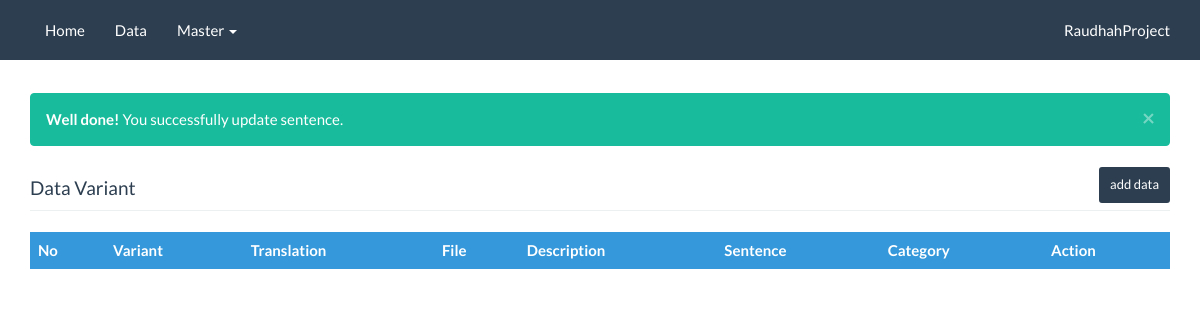
Page /variant.php?message=1 on the earlier database version.
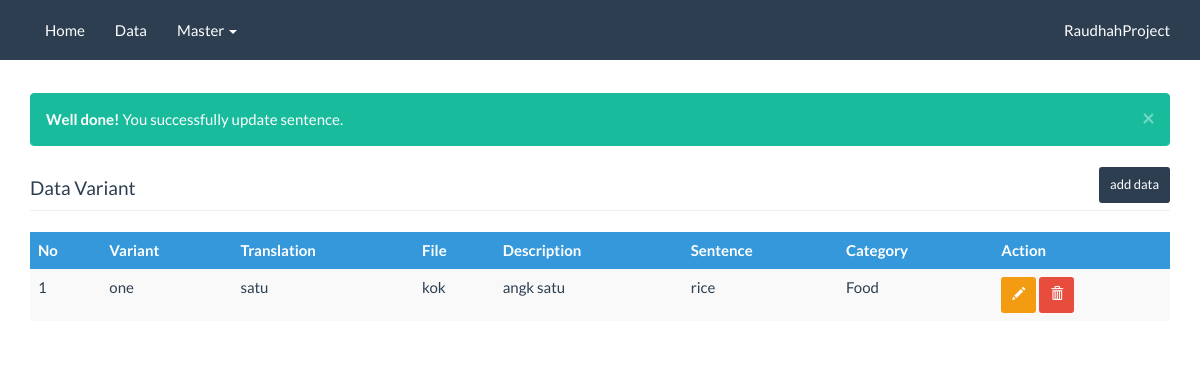
Same page on the later database version.
### tables this page shows
CREATE TABLE `variant` (
  `id` int(11) NOT NULL,
  `sentence` int(11) NOT NULL,
  `variant` varchar(255) NOT NULL,
  `translation` varchar(255) NOT NULL,
  `file` varchar(255) NOT NULL,
  `description` tinytext NOT NULL
);

CREATE TABLE `sentence` (
  `id` int(11) NOT NULL,
  `category` int(11) NOT NULL,
  `sentence` varchar(225) NOT NULL,
  `translation` varchar(225) NOT NULL,
  `file` varchar(225) NOT NULL,
  `description` tinytext NOT NULL
);

CREATE TABLE `category` (
  `id` int(11) NOT NULL,
  `category_name` varchar(128) NOT NULL
);

### pdo/class.db.php (called while the page is built, shortened)
<?php
class db extends PDO {
	private function cleanup($bind) {
		if(!is_array($bind)) {
			if(!empty($bind))
				$bind = array($bind);
			else
				$bind = array();
		}
		return $bind;
	}
	public function run($sql, $bind="") {
		$this->sql = trim($sql);
		$this->bind = $this->cleanup($bind);
		try {
			$pdostmt = $this->prepare($this->sql);
			if($pdostmt->execute($this->bind) !== false) {
				if(preg_match("/^(" . implode("|", array("select", "describe", "pragma")) . ") /i", $this->sql))
					return $pdostmt->fetchAll(PDO::FETCH_ASSOC);
				elseif(preg_match("/^(" . implode("|", array("delete", "insert", "update")) . ") /i", $this->sql))
					return $pdostmt->rowCount();
			}
		} catch (PDOException $e) {
			$this->error = $e->getMessage();
			$this->debug();
			return false;
		}
	}
}
?>

### variant.php (the view, shortened to what this page needs)
<?php
include_once 'koneksi.php';
$sql = "select
					variant.*,
					sentence.sentence,
					category.category_name
				from
					variant
				join
					sentence
				on
					sentence.id = variant.sentence
				join
					category
				on
					sentence.category = category.id";
$results = $db->run($sql);
$alert = "";
if(isset($_GET['message'])){
				if($_GET['message'] == "1"){
					$alert = '<div class="alert alert-dismissible alert-success">
								  <button type="button" class="close" data-dismiss="alert">&times;</button>
								  <strong>Well done!</strong> You successfully update sentence.
									</div>';
				}elseif ($_GET['message'] == "2") {
					$alert = '<div class="alert alert-dismissible alert-success">
								  <button type="button" class="close" data-dismiss="alert">&times;</button>
								  <strong>Well done!</strong> You successfully delete sentence.
									</div>';
				}elseif ($_GET['message'] == "3") {
					$alert = '<div class="alert alert-dismissible alert-success">
								  <button type="button" class="close" data-dismiss="alert">&times;</button>
								  <strong>Well done!</strong> You successfully insert sentence.
									</div>';
				}
			}
 ?>
<?php include('_template/head.php'); ?>
<?php include('_template/menu.php'); ?>
 <div class="container">
		<div class="row">
		  <div class="col-lg-12">
		  	<div>
		  		&nbsp<br>
		  		&nbsp<br>
		  	</div>
		  	<?php
					if ($alert != null) {
						echo $alert;
					}
				 ?>
		  	<div >
		  		<h4 class="pull-left">Data Variant</h4>
					<a class="btn btn-primary btn-sm pull-right  " href="variant_add.php" style="margin-bottom: 5px">add data</a><br>
				</div>
		  	<hr>
		    <table id="datatable" class="table table-striped table-hover ">
					  <thead>
					    <tr class="info">
					      <th>No</th>
					      <th>Variant</th>
					      <th>Translation</th>
					      <th>File</th>
					      <th>Description</th>
					      <th>Sentence</th>
					      <th>Category</th>
					      <th>Action</th>
					    </tr>
					  </thead>
					  <tbody>
					  <?php
					  $no = 1;
					   foreach ($results as $key => $value) {?>
					    <tr>
					      <td><?php echo $no; ?></td>
					      <td><?php echo substr( $value['variant'],0,25); ?></td>
					      <td><?php echo substr( $value['translation'],0,25); ?></td>
					      <td><?php echo substr( $value['file'],0,25); ?></td>
					      <td><?php echo substr( $value['description'],0,25); ?></td>
					      <td><?php echo substr( $value['sentence'],0,25); ?></td>
					      <td><?php echo substr( $value['category_name'],0,25); ?></td>
					      <td><a class="btn btn-warning btn-sm" href="variant_edit.php?id=<?php echo $value['id']; ?>"><span class="glyphicon glyphicon-pencil "></span></a>  <a class="btn btn-danger btn-sm" href="variant_delete.php?id=<?php echo $value['id']; ?>" onclick="return confirm('Are you sure you want to delete this item?');"><span class="glyphicon glyphicon-trash"></span></a></td>
					    </tr>
					   <?php $no++; } ?>
					  </tbody>
					</table>
		  </div>
		</div>
	</div>
<?php include('_template/foot.php'); ?>

Differences in the rows shown:
added variant: variant "one", translation "satu", file "kok", description "angk satu", sentence.sentence "rice", category.category_name "Food"
